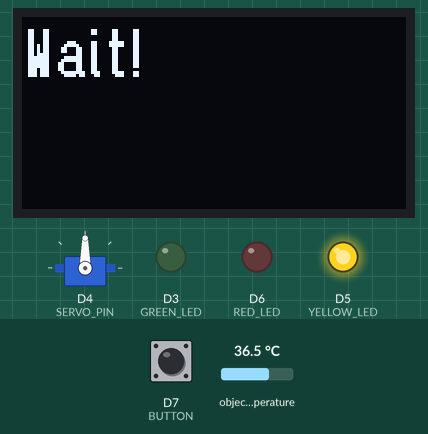
The sketch below on a simulated ESP8266 (NodeMCU). On the bench: 128×64 one-colour display, servo, output pins drawn as LEDs (lit = HIGH). The test bench sets the inputs (shaded band); at power-on: D7 (BUTTON) HIGH, object temperature 36.5 °C. WiFi joins after 1.5 s; servers stay silent unless stated; uploads are accepted with an empty reply; what the sketch prints to the serial monitor is not drawn.

Above: at 2.7 s.
2.8 s: D7 (BUTTON) pulled LOW for 0.15 s
At 3.4 s:
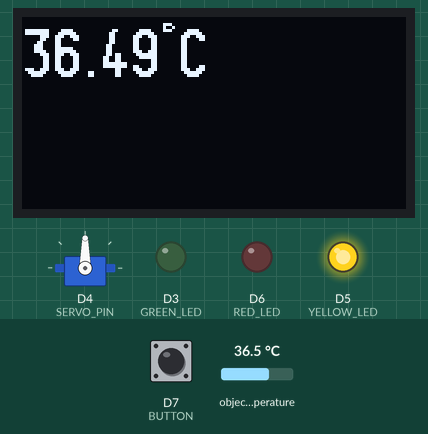
At 8.3 s:
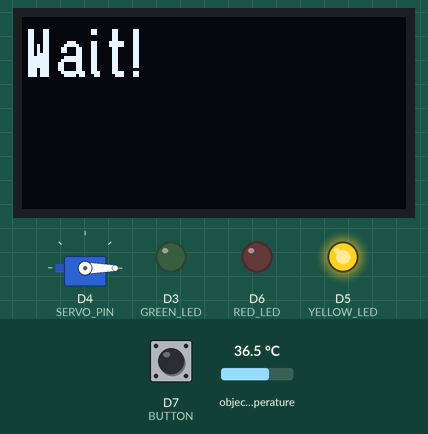
8.6 s: D7 (BUTTON) pulled LOW for 1 s
At 11.8 s:
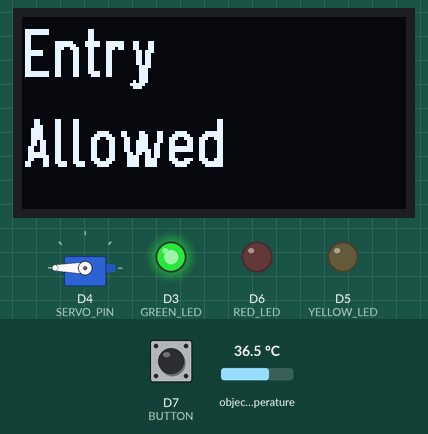
Timing chart, 0 to 14.4 s (numbered marks = the images above; inputs shaded):
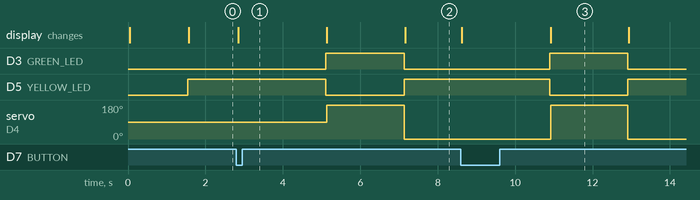

Measured:
- after the input at 2.8 s, D3 (GREEN_LED): LOW → HIGH after 2.3 s, → LOW 2.0 s later; D5 (YELLOW_LED): HIGH → LOW after 2.3 s, → HIGH 2.0 s later; servo on D4 (SERVO_PIN): 90° → 180° after 2.3 s, → 0° 2.0 s later; the display: changes after 0.05 s (image 1)
- after the input at 8.6 s, D3 (GREEN_LED): LOW → HIGH after 2.3 s, → LOW 2.0 s later; D5 (YELLOW_LED): HIGH → LOW after 2.3 s, → HIGH 2.0 s later; servo on D4 (SERVO_PIN): 0° → 180° after 2.3 s, → 0° 2.0 s later; the display: first changes at once (image 3 shows a later state)

The sketch:

Temp_Gate_Display.ino
```cpp
#include <Servo.h>
#include <Adafruit_MLX90614.h>
#include <Arduino.h>
#include <ESP8266WiFi.h>

#include <U8g2lib.h>
#ifdef U8X8_HAVE_HW_SPI
#include <SPI.h>
#endif
#ifdef U8X8_HAVE_HW_I2C
#include <Wire.h>
#endif

#define RED_LED D6
#define GREEN_LED D3
#define YELLOW_LED D5
#define BUTTON D7
#define SERVO_PIN D4

U8G2_SSD1306_128X64_NONAME_1_SW_I2C u8g2(U8G2_R0, /* clock=*/ SCL, /* data=*/ SDA, /* reset=*/ -1);
Servo myservo;
Adafruit_MLX90614 mlx = Adafruit_MLX90614();

const char *auth = "a0SHUV6doj1fws8b01D8dG6ujFHqaFa7";

const char *ssid = "Wifi_2ghz";
const char *pass = "Voidsetup()1";

const char *host = "blynk-cloud.com";
const unsigned int port = 8080;

bool button_status = false;
float temp = 0.0;
String response;

WiFiClient client;

ICACHE_RAM_ATTR void button_pressed()
{
  button_status = true;
}

void connectNetwork()
{
  Serial.print("Connecting to ");
  Serial.println(ssid);
  WiFi.begin(ssid, pass);

  while (WiFi.status() != WL_CONNECTED) {
    delay(500);
    Serial.print(".");
  }

  Serial.println();
  Serial.println("WiFi connected");
}

bool httpRequest(const String& method,
                 const String& request,
                 String&       response)
{
  Serial.print(F("Connecting to "));
  Serial.print(host);
  Serial.print(":");
  Serial.print(port);
  Serial.print("... ");
  if (client.connect(host, port)) {
    Serial.println("OK");
  } else {
    Serial.println("failed");
    return false;
  }

  client.print(method); client.println(F(" HTTP/1.1"));
  client.print(F("Host: ")); client.println(host);
  client.println(F("Connection: close"));
  if (request.length()) {
    client.println(F("Content-Type: application/json"));
    client.print(F("Content-Length: ")); client.println(request.length());
    client.println();
    client.print(request);
  } else {
    client.println();
  }

  //Serial.println("Waiting response");
  int timeout = millis() + 5000;
  while (client.available() == 0) {
    if (timeout - millis() < 0) {
      Serial.println(">>> Client Timeout !");
      client.stop();
      return false;
    }
  }

  //Serial.println("Reading response");
  int contentLength = -1;
  while (client.available()) {
    String line = client.readStringUntil('\n');
    line.trim();
    line.toLowerCase();
    if (line.startsWith("content-length:")) {
      contentLength = line.substring(line.lastIndexOf(':') + 1).toInt();
    } else if (line.length() == 0) {
      break;
    }
  }

  //Serial.println("Reading response body");
  response = "";
  response.reserve(contentLength + 1);
  while (response.length() < contentLength && client.connected()) {
    while (client.available()) {
      char c = client.read();
      response += c;
    }
  }
  client.stop();
  return true;
}

void setup() {
  // put your setup code here, to run once:
  Serial.begin(9600);
  delay(10);

  pinMode(RED_LED, OUTPUT);
  pinMode(GREEN_LED, OUTPUT);
  pinMode(YELLOW_LED, OUTPUT);
  pinMode(BUTTON, INPUT);
  attachInterrupt(digitalPinToInterrupt(BUTTON), button_pressed, FALLING);

  u8g2.begin();
  u8g2.enableUTF8Print();
  myservo.attach(SERVO_PIN);

  if (!mlx.begin()) {
    Serial.println("Error connecting to MLX sensor. Check wiring.");
    while (1);
  };

  connectNetwork();
}

void write_Temp(float temp){
  Serial.print("Sending value: ");
  Serial.println(temp);

  String putData = String("[\"") + temp + "\"]";
  if (httpRequest(String("PUT /") + auth + "/update/V12", putData, response)) {
    if (response.length() != 0) {
      Serial.print("WARNING: ");
      Serial.println(response);
    }
  }
}

void loop() {
  // put your main code here, to run repeatedly:
  if(button_status == true){
      Serial.println("Button Pressed");
      temp = mlx.readObjectTempC();
      if(isnan(temp)){
        Serial.println("Error reading");
        return;
      }
      Serial.print(temp);
      Serial.println("°C");
      u8g2.setFont(u8g2_font_logisoso16_tf);
      u8g2.firstPage();
      do {
        u8g2.setCursor(0, 20);
        u8g2.print(temp);
        u8g2.println("°C");
      } while ( u8g2.nextPage() );
      delay(2000);
      write_Temp(temp);
      if(temp >= 30 && temp <= 37){
        digitalWrite(GREEN_LED, HIGH);
        digitalWrite(RED_LED, LOW);
        digitalWrite(YELLOW_LED, LOW);
        u8g2.setFont(u8g2_font_logisoso16_tf);
        u8g2.firstPage();
        do {
          u8g2.setCursor(0, 20);
          u8g2.println(F("Entry"));
          u8g2.setCursor(0, 50);
          u8g2.println(F("Allowed"));
        } while ( u8g2.nextPage() );
        myservo.write(180);
        delay(2000);
        myservo.write(0);
      }else{
        digitalWrite(GREEN_LED, LOW);
        digitalWrite(RED_LED, HIGH);
        digitalWrite(YELLOW_LED, LOW);
        u8g2.setFont(u8g2_font_logisoso16_tf);
        u8g2.firstPage();
        do {
          u8g2.setCursor(0, 20);
          u8g2.println(F("Not"));
          u8g2.setCursor(0, 50);
          u8g2.println(F("Allowed"));
        } while ( u8g2.nextPage() );
        myservo.write(0);
        delay(2000);
      }
    button_status = false;
  }else if(button_status == false){
    digitalWrite(GREEN_LED, LOW);
    digitalWrite(RED_LED, LOW);
    digitalWrite(YELLOW_LED, HIGH);
    u8g2.setFont(u8g2_font_logisoso16_tf);
    u8g2.firstPage();
    do {
      u8g2.setCursor(0, 20);
      u8g2.println(F("Wait!"));
    } while ( u8g2.nextPage() );
  }
}
```
